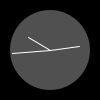
Frame 1 (no input)
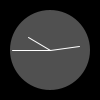
Frame 60 (the mouse pressed at the canvas centre just before this capture)
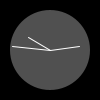
Frame 120 (the mouse held since frame 60 and released just before this capture)

The Processing sketch that drew these frames (run headless with seeded random() and noise(); from frame 60 on, the mouse is pressed at the canvas centre):

// Processing sketch: _05
// ── _05.pde
void setup() {
  size(100, 100);
  stroke(255);
}

void draw() {
  background(0);
  fill(80);
  noStroke();
  // Angles for sin() and cos() start a 3 o'clock,
  // subtract HALF_PI to make them start at the top
  ellipse(50, 50, 80, 80);
  float s = map(second(), 0, 60, 0, TWO_PI) - HALF_PI;
  float m = map(minute(), 0, 60, 0, TWO_PI) - HALF_PI;
  float h = map(hour() % 12, 0, 12, 0, TWO_PI) - HALF_PI;
  stroke(255);
  line(50, 50, cos(s) * 38 + 50, sin(s) * 38 + 50);
  line(50, 50, cos(m) * 30 + 50, sin(m) * 30 + 50);
  line(50, 50, cos(h) * 25 + 50, sin(h) * 25 + 50);
}
